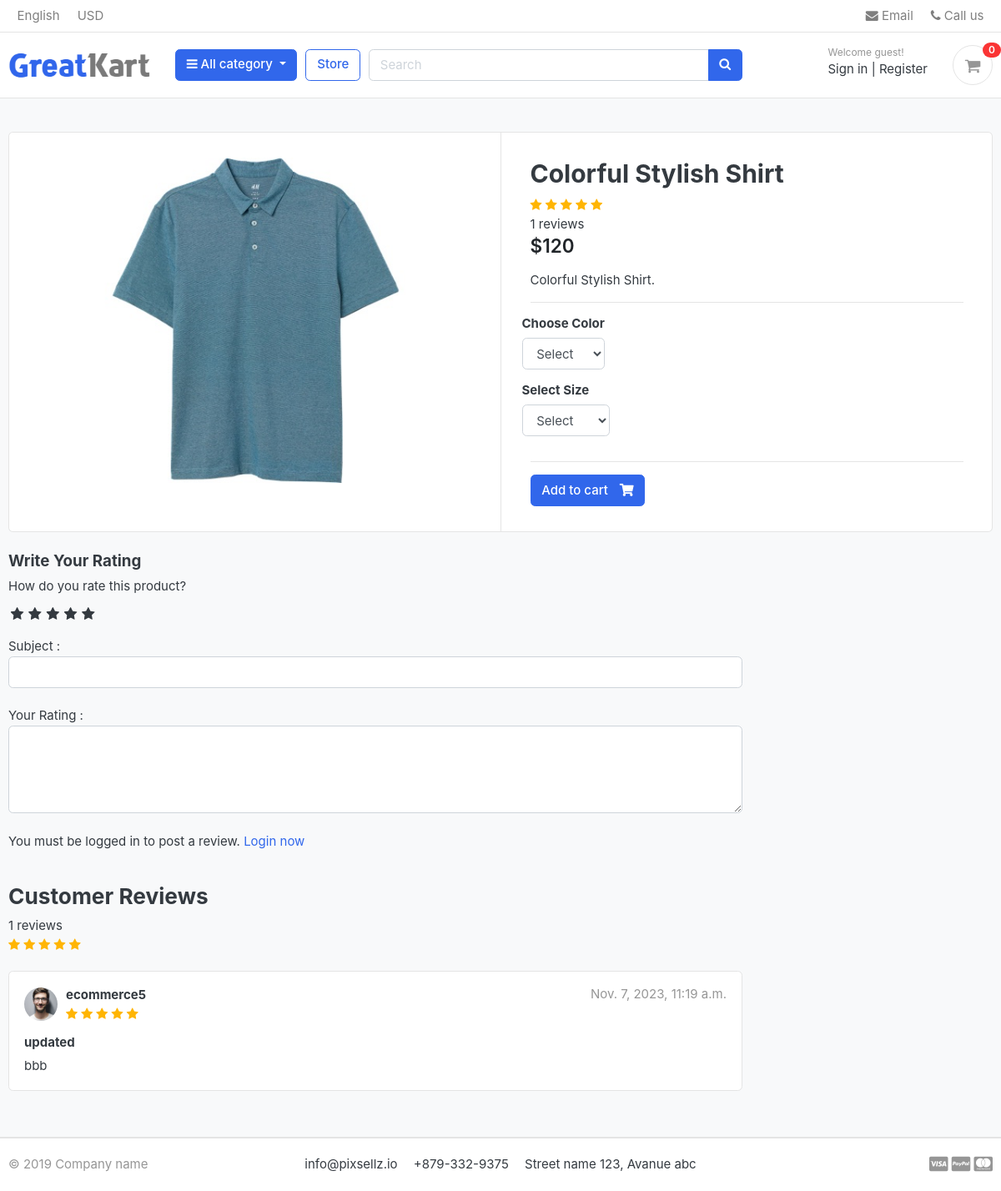
/store/category/t-shirt/colorful-stylish-shirt/, run on an earlier commit of the app's database.
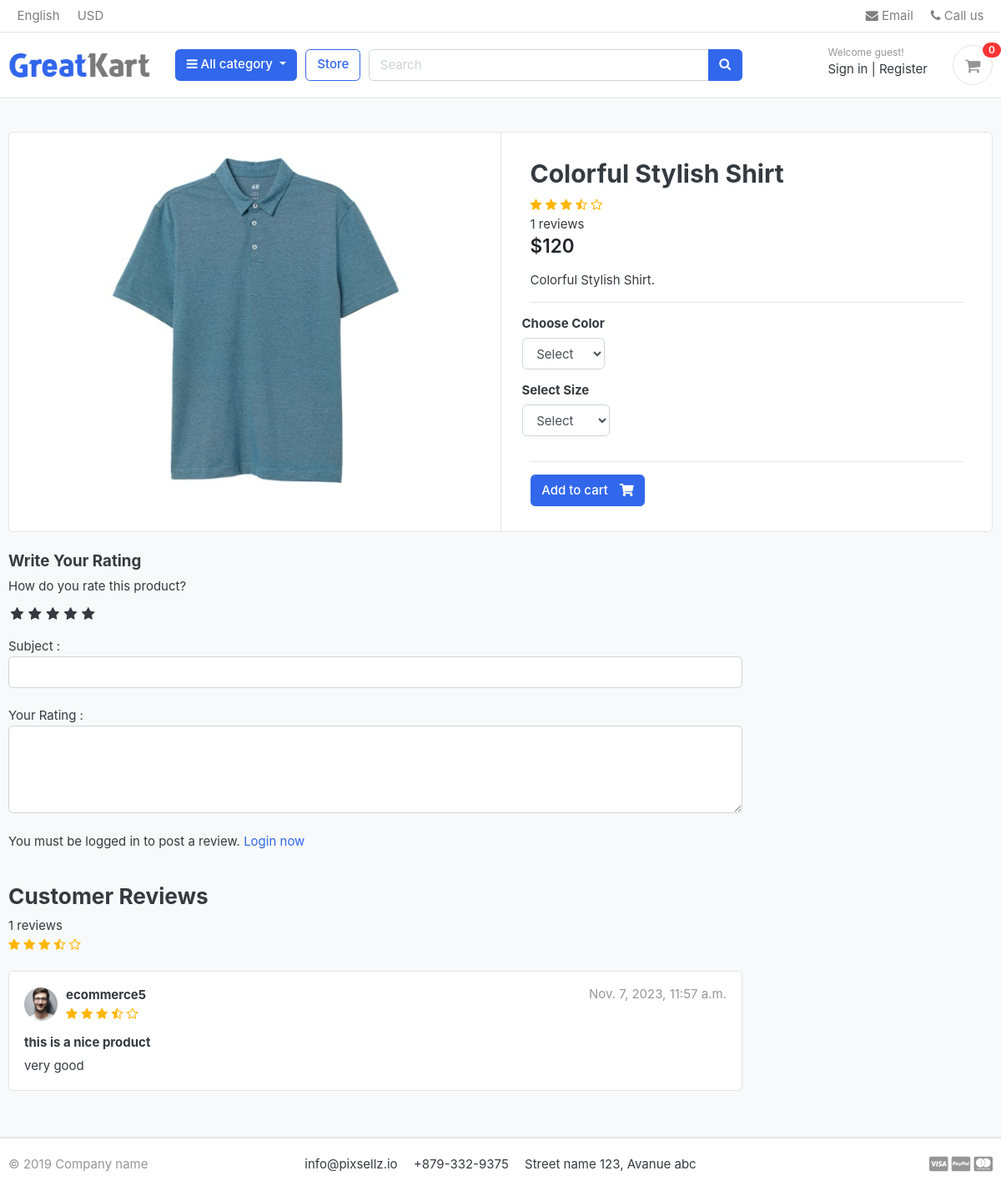
And on a later commit of the database.
### store/models.py (models this page shows, shortened)
class Product(models.Model):
    name = models.CharField( max_length=50 , unique=True)
    slug = models.SlugField(max_length=50 , unique=True)
    description = models.TextField( max_length=2000 , blank=True)
    image = models.ImageField( upload_to='product_img')
    price = models.IntegerField()
    stock = models.IntegerField()
    is_available = models.BooleanField(default=True)
    category = models.ForeignKey("category.Category", verbose_name=("category product"), on_delete=models.CASCADE)
    created_at = models.DateTimeField(auto_now_add=True)
    modified_date = models.DateField( auto_now=True)
    def avr_review(self):
        reviews = ReviewRating.objects.filter(product=self , status=True).aggregate(average=Avg('rating'))
        avg =0
        if reviews['average'] is not None:
            avg = float(reviews['average'])
        return avg
    def count_review(self):
        reviews = ReviewRating.objects.filter(product=self , status=True).aggregate(count=Count('id'))
        count = 0
        if reviews['count'] is not None:
            count = int(reviews['count'])
        return count

class ReviewRating(models.Model):
    user = models.ForeignKey(User, on_delete=models.CASCADE)
    product = models.ForeignKey(Product, on_delete=models.CASCADE)
    subject = models.CharField(max_length=500 , blank=True)
    review = models.TextField(max_length=500 , blank=True)
    rating = models.FloatField()
    ip = models.CharField( max_length=50 , blank=True)
    status = models.BooleanField(default=True)
    created_at = models.DateTimeField( auto_now_add=True)
    updated_at = models.DateTimeField( auto_now=True)

### accounts/models.py (models this page shows, shortened)
class Profile(models.Model):
    user = models.OneToOneField(User,on_delete=models.CASCADE)
    phone_number = models.CharField(max_length=20)
    address = models.CharField(max_length=50)
    image = models.ImageField(upload_to='users/')
    about = models.TextField(max_length=4000 , blank=True , null=True)
    fb_link = models.URLField( max_length=200 , blank=True , null=True)
    twitter_link = models.URLField( max_length=200, blank=True , null=True)
    instagram_link = models.URLField( max_length=200, blank=True , null=True)
    linked_in_link = models.URLField( max_length=200, blank=True , null=True)

### store/views.py (the view)
# urls.py: path('category/<slug:category_slug>/<slug:product_slug>/',views.product_detail ,name='product_detail'),
def product_detail(request,category_slug,product_slug):
    try :
        single_product = Product.objects.get(category__slug=category_slug,slug=product_slug)
        in_cart = CartItem.objects.filter(cart__cart_id=_cart_id(request),product=single_product).exists()
    except Exception as e:
        raise e
    if request.user.is_authenticated:
        try:
            orderproduct = OrderProduct.objects.filter(user=request.user , product_id=single_product.id).exists()
        except OrderProduct.DoesNotExist:
            orderproduct = None
    else :
        orderproduct = None
    reviews = ReviewRating.objects.filter(product_id=single_product.id , status=True)
    context = {
        'single_product':single_product,
        'in_cart':in_cart,
        'orderproduct':orderproduct,
        'reviews':reviews,
    }
    return render(request,'store/product_detail.html',context)

### store/templates/store/product_detail.html (shortened to what this page needs)
{% extends 'base.html' %}
{% load static %}
{% block body %}
<section class="section-content padding-y bg">
    <div class="container">
        <div class="card">
            <div class="row no-gutters">
                <aside class="col-md-6">
                    <article class="gallery-wrap">
                        <div class="img-big-wrap">
                            <a href="#"><img src="{{single_product.image.url}}"></a>
                        </div>
                    </article>
                </aside>
                <main class="col-md-6 border-left">
                    <form action="{% url 'carts:add_cart' single_product.id %}" method="POST">
                        <article class="content-body">
                            <h2 class="title">{{single_product.name}}</h2>
                            <div class="rating-star">
                                <span>
                                    <i class="fa fa-star{% if single_product.avr_review < 0.5%}-o{% elif single_product.avr_review >= 0.5 and single_product.avr_review < 1%}-half-o{%endif%}"
                                        aria-hidden="true"></i>
                                    <i class="fa fa-star{% if single_product.avr_review < 1.5%}-o{% elif single_product.avr_review >= 1.5 and single_product.avr_review < 2%}-half-o{%endif%}"
                                        aria-hidden="true"></i>
                                    <i class="fa fa-star{% if single_product.avr_review < 2.5%}-o{% elif single_product.avr_review >= 2.5 and single_product.avr_review < 3%}-half-o{%endif%}"
                                        aria-hidden="true"></i>
                                    <i class="fa fa-star{% if single_product.avr_review < 3.5%}-o{% elif single_product.avr_review >= 3.5 and single_product.avr_review < 4%}-half-o{%endif%}"
                                        aria-hidden="true"></i>
                                    <i class="fa fa-star{% if single_product.avr_review < 4.5%}-o{% elif single_product.avr_review >= 4.5 and single_product.avr_review < 5%}-half-o{%endif%}"
                                        aria-hidden="true"></i>
                                </span>
                            </div>
                            <span>{{single_product.count_review}} reviews</span>
                            <div class="mb-3">
                                <var class="price h4">${{single_product.price}}</var>
                            </div>
                            <p>{{single_product.description}}.</p>
                            <hr>
                            <div class="row">
                                <div class="item-option-select">
                                    <h6>Choose Color</h6>
                                    <select class="form-control" name="color" required>
                                        <option value="" disabled selected>Select</option>
                                    </select>
                                </div>
                            </div>
                            <div class="row">
                                <div class="item-option-select">
                                    <h6>Select Size</h6>
                                    <select class="form-control" name="size" required>
                                        <option value="" disabled selected>Select</option>
                                    </select>
                                </div>
                            </div>
                            <hr>
                            {% if single_product.stock <= 0 %}
                            <h5>Out Of Stock</h5>
                            {% else %}
                            <button value="submit" class="btn  btn-primary"> <span class="text">Add to cart</span>
                                <i class="fas fa-shopping-cart"></i> </button>
                            {% endif %}
                        </article>
                    </form>
                </main>
            </div>
        </div>
        <br>
        <div class="row">
            <div class="col-md-9">
                <form action="{% url 'store:submit_review' single_product.id %}" method="POST">
                    <h5>Write Your Rating</h5>
                    <div>
                        <label>How do you rate this product?</label>
                        <br>
                        <div class="rate">
                            <input id="rating10" value="5" type="radio" name="rating" required><label for="rating10"
                                title="5"></label>
                            <input id="rating8" value="4" type="radio" name="rating" required><label for="rating8"
                                title="4"></label>
                            <input id="rating6" value="3" type="radio" name="rating" required><label for="rating6"
                                title="3"></label>
                            <input id="rating4" value="2" type="radio" name="rating" required><label for="rating4"
                                title="2"></label>
                            <input id="rating2" value="1" type="radio" name="rating" required><label for="rating2"
                                title="1"></label>
                        </div>
                        <br>
                        Subject :
                        <input type="text" class="form-control" name="subject">
                        <br>
                        Your Rating :
                        <textarea name="review" rows="4" class="form-control" value="Your Rating"></textarea>
                        <br>
                        {% if user.is_authenticated %}
                        {% if orderproduct %}
                        <input type="submit" value="submit Review" class="btn btn-primary">
                        {% else %}
                        <p>You must purchase this product to post a review. </p>
                        {% endif %}
                        {% else %}
                        <p>You must be logged in to post a review. <span><a href="{% url 'login'%}">Login now</a></span>
                        </p>
                        {% endif %}
                    </div>
                </form>
                <br>
                <header class="section-heading">
                    <h3>Customer Reviews </h3>
                    <span>{{single_product.count_review}} reviews</span>
                    <div class="rating-star">
                        <span>
                            <i class="fa fa-star{% if single_product.avr_review < 0.5%}-o{% elif single_product.avr_review >= 0.5 and single_product.avr_review < 1%}-half-o{%endif%}"
                                aria-hidden="true"></i>
                            <i class="fa fa-star{% if single_product.avr_review < 1.5%}-o{% elif single_product.avr_review >= 1.5 and single_product.avr_review < 2%}-half-o{%endif%}"
                                aria-hidden="true"></i>
                            <i class="fa fa-star{% if single_product.avr_review < 2.5%}-o{% elif single_product.avr_review >= 2.5 and single_product.avr_review < 3%}-half-o{%endif%}"
                                aria-hidden="true"></i>
                            <i class="fa fa-star{% if single_product.avr_review < 3.5%}-o{% elif single_product.avr_review >= 3.5 and single_product.avr_review < 4%}-half-o{%endif%}"
                                aria-hidden="true"></i>
                            <i class="fa fa-star{% if single_product.avr_review < 4.5%}-o{% elif single_product.avr_review >= 4.5 and single_product.avr_review < 5%}-half-o{%endif%}"
                                aria-hidden="true"></i>
                        </span>
                    </div>
                </header>
                {% for review in reviews %}
                <article class="box mb-3">
                    <div class="icontext w-100">
                        <img src="{{review.user.profile.image.url}}" class="img-xs icon rounded-circle">
                        <div class="text">
                            <span class="date text-muted float-md-right">{{review.updated_at}} </span>
                            <h6 class="mb-1">{{review.user.username}} </h6>
                            <div class="rating-star">
                                <span>
                                    <i class="fa fa-star{% if review.rating == 0.5%}-half-o{% elif review.rating < 1%}-o{%endif%}"
                                        aria-hidden="true"></i>
                                    <i class="fa fa-star{% if review.rating == 1.5%}-half-o{% elif review.rating < 2%}-o{%endif%}"
                                        aria-hidden="true"></i>
                                    <i class="fa fa-star{% if review.rating == 2.5%}-half-o{% elif review.rating < 3%}-o{%endif%}"
                                        aria-hidden="true"></i>
                                    <i class="fa fa-star{% if review.rating == 3.5%}-half-o{% elif review.rating < 4%}-o{%endif%}"
                                        aria-hidden="true"></i>
                                    <i class="fa fa-star{% if review.rating == 4.5%}-half-o{% elif review.rating < 5%}-o{%endif%}"
                                        aria-hidden="true"></i>
                                </span>
                            </div>
                        </div>
                    </div>
                    <div class="mt-3">
                        <h6>{{review.subject}}</h6>
                        <p>
                            {{review.review}}
                        </p>
                    </div>
                </article>
                {% endfor %}
            </div>
        </div>
    </div>
</section>
{% endblock body %}

What changed in the data, as far as the page shows it:
changed ReviewRating "ecommerce5": updated_at "Nov. 7, 2023, 11:19 a.m." → "Nov. 7, 2023, 11:57 a.m."; rating 5 → 3.5 (drawn); subject "updated" → "this is a nice product"; review "bbb" → "very good"
